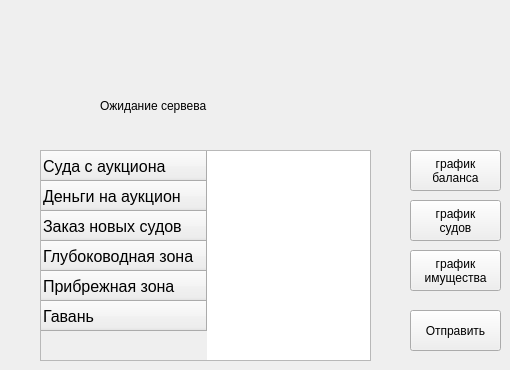
      <widget class="QWidget" name="UserPage">
       <widget class="QLabel" name="waitMessage">
        <property name="geometry">
         <rect>
          <x>100</x>
          <y>90</y>
          <width>141</width>
          <height>31</height>
         </rect>
        </property>
        <property name="text">
         <string>Ожидание сервева</string>
        </property>
       </widget>
       <widget class="QTableWidget" name="UserInputTable">
        <property name="geometry">
         <rect>
          <x>40</x>
          <y>150</y>
          <width>331</width>
          <height>211</height>
         </rect>
        </property>
        <row>
         <property name="text">
          <string>Суда с аукциона</string>
         </property>
         <property name="font">
          <font>
           <pointsize>12</pointsize>
          </font>
         </property>
        </row>
        <row>
         <property name="text">
          <string>Деньги на аукцион</string>
         </property>
         <property name="font">
          <font>
           <pointsize>12</pointsize>
          </font>
         </property>
        </row>
        <row>
         <property name="text">
          <string>Заказ новых судов</string>
         </property>
         <property name="font">
          <font>
           <pointsize>12</pointsize>
          </font>
         </property>
        </row>
        <row>
         <property name="text">
          <string>Глубоководная зона</string>
         </property>
         <property name="font">
          <font>
           <pointsize>12</pointsize>
          </font>
         </property>
        </row>
        <row>
         <property name="text">
          <string>Прибрежная зона</string>
         </property>
         <property name="font">
          <font>
           <pointsize>12</pointsize>
          </font>
         </property>
        </row>
        <row>
         <property name="text">
          <string>Гавань</string>
         </property>
         <property name="font">
          <font>
           <pointsize>12</pointsize>
          </font>
         </property>
        </row>
       </widget>
       <widget class="QPushButton" name="send">
        <property name="geometry">
         <rect>
          <x>410</x>
          <y>310</y>
          <width>91</width>
          <height>41</height>
         </rect>
        </property>
        <property name="text">
         <string>Отправить</string>
        </property>
       </widget>
       <widget class="QPushButton" name="send_2">
        <property name="geometry">
         <rect>
          <x>410</x>
          <y>150</y>
          <width>91</width>
          <height>41</height>
         </rect>
        </property>
        <property name="text">
         <string>график 
баланса</string>
        </property>
       </widget>
       <widget class="QPushButton" name="send_3">
        <property name="geometry">
         <rect>
          <x>410</x>
          <y>200</y>
          <width>91</width>
          <height>41</height>
         </rect>
        </property>
        <property name="text">
         <string>график 
судов</string>
        </property>
       </widget>
       <widget class="QPushButton" name="send_4">
        <property name="geometry">
         <rect>
          <x>410</x>
          <y>250</y>
          <width>91</width>
          <height>41</height>
         </rect>
        </property>
        <property name="text">
         <string>график 
имущества</string>
        </property>
       </widget>
      </widget>
